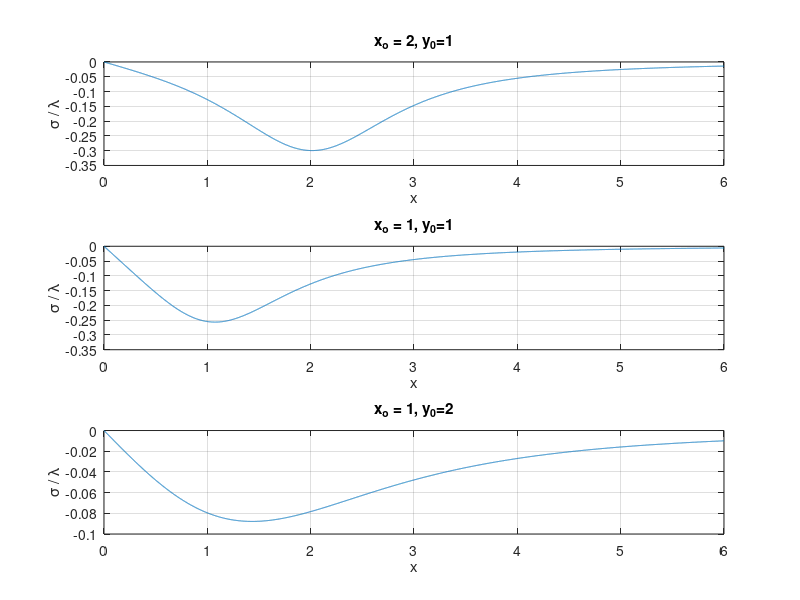

The MATLAB source for this figure:
%e_and_m_homeworkplot
x = linspace(0,6,1e4);
y1 = -1/pi*(1./((x-2).^2 +1) - 1./((x+2).^2 +1));
y2 = -1/pi*(1./((x-1).^2 +1) - 1./((x+1).^2 +1));
y3 = -2/pi*(1./((x-1).^2 +4) - 1./((x+1).^2 +4));
subplot(3,1,1)
plot(x,y1)
ylabel('\sigma / \lambda')
xlabel('x')
grid on
title('x_o = 2, y_0=1')
subplot(3,1,2)
plot(x,y2)
ylabel('\sigma / \lambda')
xlabel('x')
grid on
title('x_o = 1, y_0=1')
subplot(3,1,3)
plot(x,y3)
ylabel('\sigma / \lambda')
xlabel('x')
grid on
title('x_o = 1, y_0=2')